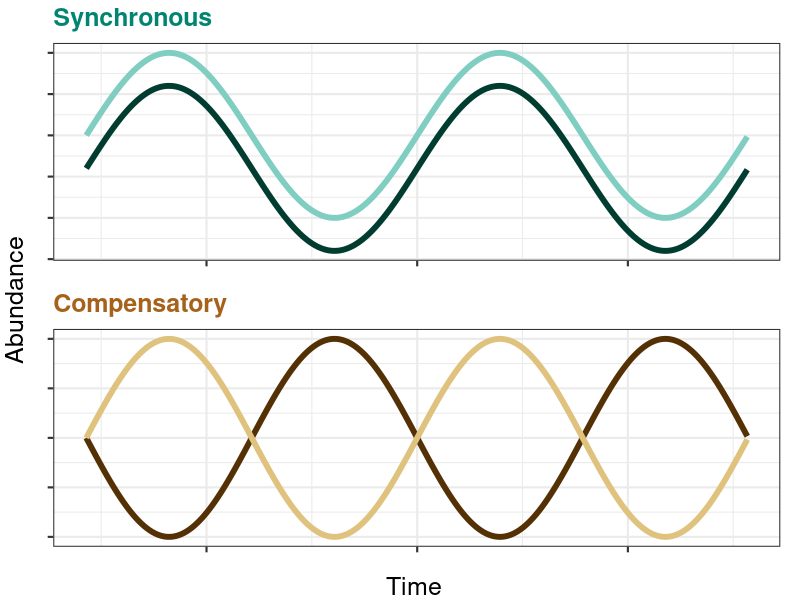
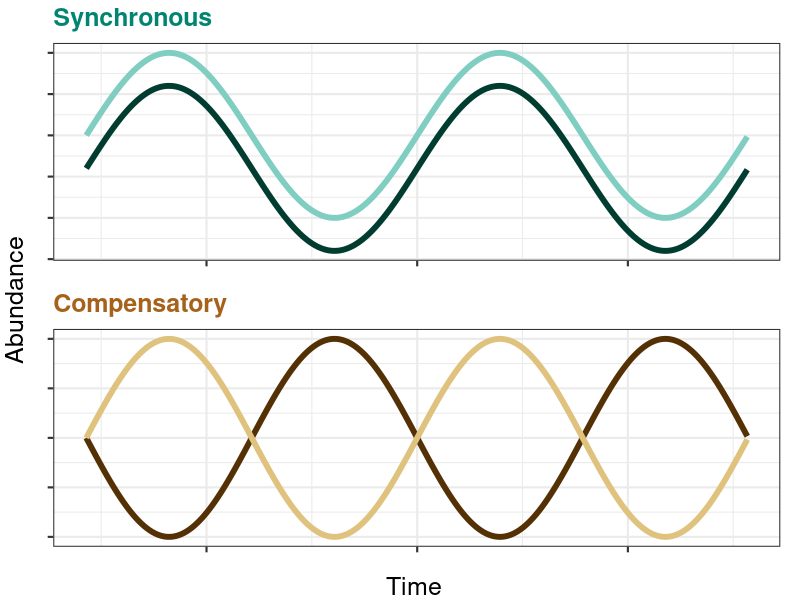

Write R code to recreate these figures, in order.
#This code produces a plot that demonstrates the difference between synchronous and compensatory dynamics

library(ggplot2)
library(ggtext)
library(dplyr)
library(gridExtra)
library(grid)

set.seed(7220)

#Create an example of synchronous versus compensatory dynamics
#First generate a compensatory plot
x <- seq(-2*pi,2*pi,by=0.05)
sin.x <- sin(x) #Values now oscillate between 1 and -1
neg.sin.x <- -sin(x)  #Create a oscillating line that is opposite of sin(x) for compensatory pattern
df.sin <-as.data.frame(cbind(x, sin.x)) 
df.sin$func <-'sin'
df.neg.sin <-as.data.frame(cbind(x, neg.sin.x))
df.neg.sin$func <-'neg.sin'

#Unify header names before joining
colnames(df.sin)[which(names(df.sin) == "sin.x")] <- "func.value"
colnames(df.neg.sin)[which(names(df.neg.sin) == "neg.sin.x")] <- "func.value"
Compensatory <-full_join(df.sin, df.neg.sin, by = join_by(x, func.value, func))

#Plot
Comp.D <-
  Compensatory  %>%
  ggplot( aes(x=x, y=func.value, group=func, color=func)) +
  geom_line(linewidth=2) +
  theme_bw(base_size = 16) + 
  theme(legend.position="none", 
        plot.title = element_markdown(size = 18),
        plot.margin = unit(c(0.2, 0.5, 0.5, 0.5), "cm"),
        axis.text.x=element_blank(),
        axis.text.y=element_blank()) +
  ggtitle("<span style='color:#a6611a;'>**Compensatory**</span>") +
  ylab(NULL) +
  xlab(NULL) +
  scale_color_manual(values=c("#543005","#dfc27d"))

#Make a synchronous plot
df.synchrony <- df.sin # duplicate the sin wave we made above
df.synchrony$func.value <- df.synchrony$func.value - 0.4 # add an offset
df.synchrony$func <- 'offset'
Synchronous <-rbind(df.synchrony, df.sin)

Synchrony <-
  Synchronous  %>%
  ggplot( aes(x=x, y=func.value, group=func, color=func)) +
  geom_line(linewidth=2) +
  theme_bw(base_size = 16) + 
  theme(legend.position="none", 
        plot.title = element_markdown(size = 18),
        plot.margin = unit(c(0.2, 0.5, 0.5, 0.5), "cm"),
        axis.text.x=element_blank(),
        axis.text.y=element_blank()) +
  ggtitle("<span style='color:#018571;'>**Synchronous**</span>") +
  ylab(NULL) +
  xlab(NULL) +
  scale_color_manual(values=c("#003c30","#80cdc1")) 

#Plot the compensatory and synchronous plots together with centered labels
full.dyn.ann <- arrangeGrob(Synchrony, Comp.D, ncol = 1,
                            left = textGrob("Abundance", rot = 90, gp = gpar(fontsize = 18)),
                            bottom = textGrob("Time", gp = gpar(fontsize = 18)))

#Display
grid.arrange(full.dyn.ann)

#Save graphic - must use png() or pdf() device for grid objects
setwd("H:/My Drive/Synchrony/Graphics")
png("Fig.1A_Syn.vs.Comp.png", height=4, width=5, units="in", res=500)
grid.draw(full.dyn.ann)
dev.off()

#Save as an RDS
setwd("H:/My Drive/Synchrony/Graphics/RDS.plots")
saveRDS(full.dyn.ann, "Figure.1A.rds")
